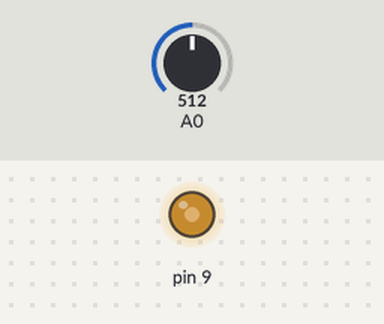
Simulated run of this sketch. Board: Arduino Uno, built with avr-gcc and run on an emulated ATmega328P. On the bench: output pins drawn as LEDs (lit = HIGH). The inputs (shaded band) are chosen by the test bench; at power-on: A0 = 512. What the sketch prints to the serial monitor is not drawn.

Above: at 0.1 s.
Timing chart, 0 to 1.6 s (numbered marks = the images above):
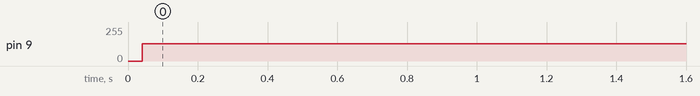

The sketch:

touche_peak.ino
```cpp
// Cloned from https://github.com/madlabdk/touche

#define steps 128

float values[steps];
float alpha;
int maxPos, maxVal;

void setup ()
{
  pinMode (9, OUTPUT);
  TCCR1A = 0;
  TCCR1B = 0;
  TCCR1A |= (1 << COM1A0);        // Toggle OC1A on Compare Match.
  TCCR1B |= (1 << WGM12);         // CTC mode
  Serial.begin(9600);
}

void loop () {
  if (Serial.available()) {
    alpha = (float)Serial.read() / 255.0f;
  }
  maxPos = 0;
  maxVal = 0;
  for (int i = 0; i < steps; i++) {
    TCCR1B &= 0xFE;                       // turns off timer
    TCNT1 = 0;                            // resets timer counter register
    OCR1A = i;                            // sets new frequency step
    TCCR1B |= 0x01;                       // turns on timer
    float curVal = analogRead(0);
    values[i] = values[i] * alpha + curVal * (1 - alpha);  // exponential moving avg
    if (values[i] > maxVal) {                              // finds the signal peak
      maxVal = values[i];
      maxPos = i;
    }
  }
  Serial.print(maxPos, DEC);
  Serial.print(" ");
  Serial.println(maxVal, DEC);
  delay(200);
}
```

Measured:
- by itself, pin 9: 0/255 → 128/255 at 0.04 s
